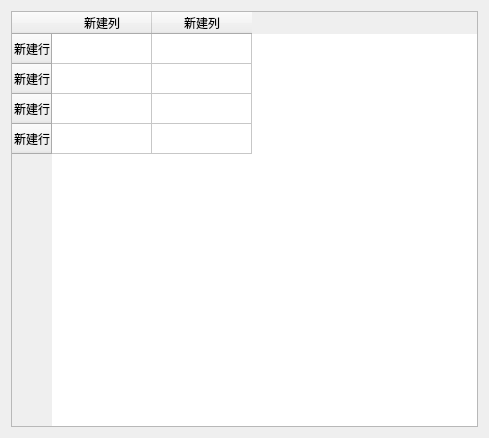
<?xml version="1.0" encoding="UTF-8"?>
<ui version="4.0">
 <class>SchoolRoolinsert</class>
 <widget class="QWidget" name="SchoolRoolinsert">
  <property name="geometry">
   <rect>
    <x>0</x>
    <y>0</y>
    <width>489</width>
    <height>438</height>
   </rect>
  </property>
  <property name="contextMenuPolicy">
   <enum>Qt::DefaultContextMenu</enum>
  </property>
  <property name="windowTitle">
   <string>Form</string>
  </property>
  <layout class="QVBoxLayout" name="verticalLayout">
   <item>
    <widget class="QTableWidget" name="tableWidget">
     <row>
      <property name="text">
       <string>新建行</string>
      </property>
     </row>
     <row>
      <property name="text">
       <string>新建行</string>
      </property>
     </row>
     <row>
      <property name="text">
       <string>新建行</string>
      </property>
     </row>
     <row>
      <property name="text">
       <string>新建行</string>
      </property>
     </row>
     <column>
      <property name="text">
       <string>新建列</string>
      </property>
     </column>
     <column>
      <property name="text">
       <string>新建列</string>
      </property>
     </column>
    </widget>
   </item>
  </layout>
 </widget>
 <resources/>
 <connections/>
</ui>
